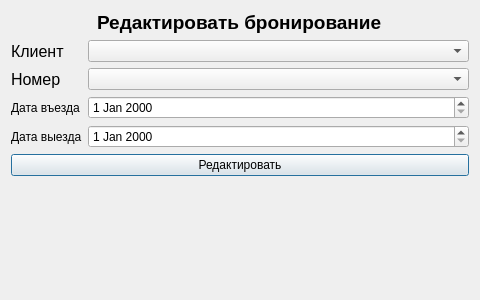
<?xml version="1.0" encoding="UTF-8"?>
<ui version="4.0">
 <class>Dialog</class>
 <widget class="QDialog" name="Dialog">
  <property name="geometry">
   <rect>
    <x>0</x>
    <y>0</y>
    <width>480</width>
    <height>300</height>
   </rect>
  </property>
  <property name="minimumSize">
   <size>
    <width>300</width>
    <height>300</height>
   </size>
  </property>
  <property name="windowTitle">
   <string>Dialog</string>
  </property>
  <layout class="QVBoxLayout" name="verticalLayout_2">
   <item>
    <layout class="QVBoxLayout" name="verticalLayout">
     <item alignment="Qt::AlignHCenter|Qt::AlignTop">
      <widget class="QLabel" name="title">
       <property name="font">
        <font>
         <pointsize>14</pointsize>
         <weight>75</weight>
         <bold>true</bold>
        </font>
       </property>
       <property name="text">
        <string>Редактировать бронирование</string>
       </property>
      </widget>
     </item>
     <item>
      <layout class="QFormLayout" name="formLayout">
       <item row="0" column="0">
        <widget class="QLabel" name="client_label">
         <property name="font">
          <font>
           <pointsize>12</pointsize>
          </font>
         </property>
         <property name="text">
          <string>Клиент</string>
         </property>
        </widget>
       </item>
       <item row="0" column="1">
        <widget class="QComboBox" name="client_combobox"/>
       </item>
       <item row="1" column="0">
        <widget class="QLabel" name="room_number">
         <property name="font">
          <font>
           <pointsize>12</pointsize>
          </font>
         </property>
         <property name="text">
          <string>Номер</string>
         </property>
        </widget>
       </item>
       <item row="1" column="1">
        <widget class="QComboBox" name="room_combobox"/>
       </item>
       <item row="2" column="0">
        <widget class="QLabel" name="check_in_date">
         <property name="text">
          <string>Дата въезда</string>
         </property>
        </widget>
       </item>
       <item row="2" column="1">
        <widget class="QDateEdit" name="check_in_date_2"/>
       </item>
       <item row="3" column="0">
        <widget class="QLabel" name="check_out">
         <property name="text">
          <string>Дата выезда</string>
         </property>
        </widget>
       </item>
       <item row="3" column="1">
        <widget class="QDateEdit" name="check_out_date"/>
       </item>
      </layout>
     </item>
     <item>
      <widget class="QPushButton" name="add_button">
       <property name="text">
        <string>Редактировать</string>
       </property>
      </widget>
     </item>
     <item>
      <spacer name="verticalSpacer">
       <property name="orientation">
        <enum>Qt::Vertical</enum>
       </property>
       <property name="sizeHint" stdset="0">
        <size>
         <width>20</width>
         <height>40</height>
        </size>
       </property>
      </spacer>
     </item>
    </layout>
   </item>
  </layout>
 </widget>
 <resources/>
 <connections/>
</ui>
